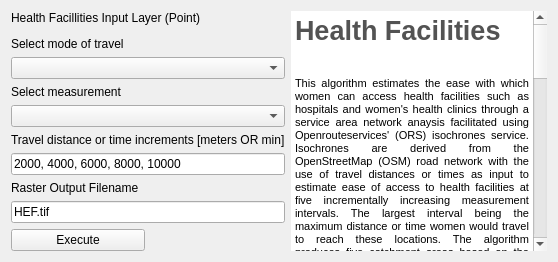
         <widget class="QWidget" name="tab_21">
          <attribute name="title">
           <string>Health Facilities</string>
          </attribute>
          <layout class="QGridLayout" name="gridLayout_13">
           <item row="0" column="0" colspan="2">
            <widget class="QLabel" name="label_76">
             <property name="maximumSize">
              <size>
               <width>16777215</width>
               <height>50</height>
              </size>
             </property>
             <property name="text">
              <string>Health Facillities Input Layer (Point)</string>
             </property>
            </widget>
           </item>
           <item row="0" column="2" rowspan="11">
            <widget class="QTextEdit" name="textEdit_15">
             <property name="enabled">
              <bool>true</bool>
             </property>
             <property name="frameShape">
              <enum>QFrame::NoFrame</enum>
             </property>
             <property name="readOnly">
              <bool>true</bool>
             </property>
             <property name="html">
              <string>&lt;!DOCTYPE HTML PUBLIC &quot;-//W3C//DTD HTML 4.0//EN&quot; &quot;http://www.w3.org/TR/REC-html40/strict.dtd&quot;&gt;
&lt;html&gt;&lt;head&gt;&lt;meta name=&quot;qrichtext&quot; content=&quot;1&quot; /&gt;&lt;style type=&quot;text/css&quot;&gt;
p, li { white-space: pre-wrap; }
&lt;/style&gt;&lt;/head&gt;&lt;body style=&quot; font-family:'MS Shell Dlg 2'; font-size:8.25pt; font-weight:400; font-style:normal;&quot;&gt;
&lt;p align=&quot;justify&quot; style=&quot; margin-top:0px; margin-bottom:0px; margin-left:0px; margin-right:0px; -qt-block-indent:0; text-indent:0px;&quot;&gt;&lt;span style=&quot; font-size:20pt; font-weight:600; color:#535353;&quot;&gt;Health Facilities&lt;/span&gt;&lt;/p&gt;
&lt;p align=&quot;justify&quot; style=&quot;-qt-paragraph-type:empty; margin-top:0px; margin-bottom:0px; margin-left:0px; margin-right:0px; -qt-block-indent:0; text-indent:0px; font-size:20pt; font-weight:600; color:#535353;&quot;&gt;&lt;br /&gt;&lt;/p&gt;
&lt;p align=&quot;justify&quot; style=&quot; margin-top:0px; margin-bottom:0px; margin-left:0px; margin-right:0px; -qt-block-indent:0; text-indent:0px;&quot;&gt;&lt;span style=&quot; font-size:8pt;&quot;&gt;This algorithm estimates the ease with which women can access health facilities such as hospitals and women's health clinics through a service area network anaysis facilitated using Openrouteservices' (ORS) isochrones service. Isochrones are derived from the OpenStreetMap (OSM) road network with the use of travel&lt;/span&gt;&lt;span style=&quot; font-size:7.8pt;&quot;&gt; &lt;/span&gt;&lt;span style=&quot; font-size:8pt;&quot;&gt;distances or times as input to estimate ease of access to health facilities at five incrementally increasing measurement intervals. The largest interval being the maximum distance or time women would travel to reach these locations. The algorithm produces five catchment areas based on the road network. A scoring system ranging from 5 to 1 is assigned to the catchment area polygons, reflecting the decreasing order of accessibility. Areas outside these catchment areas receive a score of zero.&lt;/span&gt;&lt;span style=&quot; font-size:7.8pt;&quot;&gt; &lt;/span&gt;&lt;/p&gt;
&lt;p style=&quot; margin-top:12px; margin-bottom:12px; margin-left:0px; margin-right:0px; -qt-block-indent:0; text-indent:0px;&quot;&gt;&lt;span style=&quot; font-size:8pt; font-weight:600;&quot;&gt;Input&lt;/span&gt;&lt;span style=&quot; font-size:8pt;&quot;&gt;: Point locations (.shp) of health facilities such as hospitals and women's health clinics.&lt;/span&gt;&lt;span style=&quot; font-size:7.8pt;&quot;&gt; &lt;/span&gt;&lt;/p&gt;
&lt;p style=&quot; margin-top:12px; margin-bottom:12px; margin-left:0px; margin-right:0px; -qt-block-indent:0; text-indent:0px;&quot;&gt;&lt;span style=&quot; font-size:8pt; font-weight:600;&quot;&gt;Travel mode&lt;/span&gt;&lt;span style=&quot; font-size:8pt;&quot;&gt;: The user can select walking or driving as a travel mode and it is recommended that the same travel mode should be selected for all accessibility factors. The default travel mode is walking due to its inclusive nature.&lt;/span&gt;&lt;span style=&quot; font-size:7.8pt;&quot;&gt; &lt;/span&gt;&lt;/p&gt;
&lt;p style=&quot; margin-top:12px; margin-bottom:12px; margin-left:0px; margin-right:0px; -qt-block-indent:0; text-indent:0px;&quot;&gt;&lt;span style=&quot; font-size:8pt; font-weight:600;&quot;&gt;Measurement&lt;/span&gt;&lt;span style=&quot; font-size:8pt;&quot;&gt;: The default measurement for travel is distance in meters which is most appropriate for walking. If driving is selected as travel mode, time in minutes is a more appropriate measurement. &lt;/span&gt;&lt;/p&gt;
&lt;p style=&quot; margin-top:12px; margin-bottom:12px; margin-left:0px; margin-right:0px; -qt-block-indent:0; text-indent:0px;&quot;&gt;&lt;span style=&quot; font-size:8pt; font-weight:600;&quot;&gt;Travel increments&lt;/span&gt;&lt;span style=&quot; font-size:8pt;&quot;&gt;: The travel increments for walking are loaded by default and based on evidence from literature. If evidence from the local context suggests alternative thresholds and increments are more appropriate, the user can alter these default values. If the selected travel mode is driving the equal measurement increments should be in minutes, and informed by the local context (for example, if the user knows that the maximum time that women spend driving is 30 minutes, the increment input would be 6, 12, 18, 24, 30). &lt;/span&gt;&lt;/p&gt;
&lt;p style=&quot; margin-top:12px; margin-bottom:12px; margin-left:0px; margin-right:0px; -qt-block-indent:0; text-indent:0px;&quot;&gt;&lt;span style=&quot; font-size:8pt; font-weight:600;&quot;&gt;Output&lt;/span&gt;&lt;span style=&quot; font-size:8pt;&quot;&gt;: A raster file containing values ranging from 0 to 5 is saved to the output directory. A value of 5 identifies areas that are within the catchment defined by the smallest travel increment for a health facility (i.e., the areas where access to health facilities for women is highest). A value of 0 indicates areas that are outside of the catchment defined by the maximum travel increment for health facilities (i.e., no health facilities are accessible to women from these areas).&lt;/span&gt;&lt;span style=&quot; font-size:7.8pt;&quot;&gt; &lt;/span&gt;&lt;/p&gt;
&lt;p align=&quot;center&quot; style=&quot; margin-top:12px; margin-bottom:12px; margin-left:0px; margin-right:0px; -qt-block-indent:0; text-indent:0px;&quot;&gt;&lt;span style=&quot; font-size:8pt; font-style:italic;&quot;&gt;Service Area Analysis is undertaken using the openrouteservice API and OpenStreetMap data. &lt;/span&gt;&lt;span style=&quot; font-family:'Calibri','sans-serif'; font-size:8pt; font-style:italic;&quot;&gt;© openrouteservice.org by HeiGIT | Road network data © OpenStreetMap contributors&lt;/span&gt;&lt;/p&gt;
&lt;p align=&quot;center&quot; style=&quot;-qt-paragraph-type:empty; margin-top:12px; margin-bottom:12px; margin-left:0px; margin-right:0px; -qt-block-indent:0; text-indent:0px; font-family:'Calibri','sans-serif'; font-size:8pt; font-style:italic;&quot;&gt;&lt;br /&gt;&lt;/p&gt;
&lt;p align=&quot;center&quot; style=&quot;-qt-paragraph-type:empty; margin-top:12px; margin-bottom:12px; margin-left:0px; margin-right:0px; -qt-block-indent:0; text-indent:0px; font-family:'Calibri','sans-serif'; font-size:8pt; font-style:italic;&quot;&gt;&lt;br /&gt;&lt;/p&gt;&lt;/body&gt;&lt;/html&gt;</string>
             </property>
            </widget>
           </item>
           <item row="1" column="0" colspan="2">
            <widget class="QgsFileWidget" name="HEA_Input_Field">
             <property name="maximumSize">
              <size>
               <width>16777215</width>
               <height>50</height>
              </size>
             </property>
            </widget>
           </item>
           <item row="2" column="0" colspan="2">
            <widget class="QLabel" name="label_28">
             <property name="maximumSize">
              <size>
               <width>16777215</width>
               <height>50</height>
              </size>
             </property>
             <property name="text">
              <string>Select mode of travel</string>
             </property>
            </widget>
           </item>
           <item row="3" column="0" colspan="2">
            <widget class="QComboBox" name="HEA_mode_CB"/>
           </item>
           <item row="4" column="0" colspan="2">
            <widget class="QLabel" name="label_33">
             <property name="maximumSize">
              <size>
               <width>16777215</width>
               <height>50</height>
              </size>
             </property>
             <property name="text">
              <string>Select measurement</string>
             </property>
            </widget>
           </item>
           <item row="5" column="0" colspan="2">
            <widget class="QComboBox" name="HEA_measurement_CB"/>
           </item>
           <item row="6" column="0" colspan="2">
            <widget class="QLabel" name="label_75">
             <property name="maximumSize">
              <size>
               <width>16777215</width>
               <height>50</height>
              </size>
             </property>
             <property name="text">
              <string>Travel distance or time increments [meters OR min]</string>
             </property>
            </widget>
           </item>
           <item row="7" column="0" colspan="2">
            <widget class="QgsFilterLineEdit" name="HEA_Ranges_Field">
             <property name="text">
              <string>2000, 4000, 6000, 8000, 10000</string>
             </property>
             <property name="qgisRelation" stdset="0">
              <string notr="true"/>
             </property>
            </widget>
           </item>
           <item row="8" column="0" colspan="2">
            <widget class="QLabel" name="label_74">
             <property name="maximumSize">
              <size>
               <width>16777215</width>
               <height>50</height>
              </size>
             </property>
             <property name="text">
              <string>Raster Output Filename</string>
             </property>
            </widget>
           </item>
           <item row="9" column="0" colspan="2">
            <widget class="QgsFilterLineEdit" name="HEA_Output_Field">
             <property name="text">
              <string>HEF.tif</string>
             </property>
             <property name="qgisRelation" stdset="0">
              <string notr="true"/>
             </property>
            </widget>
           </item>
           <item row="10" column="0">
            <widget class="QPushButton" name="HEA_Execute_PB">
             <property name="text">
              <string>Execute</string>
             </property>
            </widget>
           </item>
           <item row="10" column="1">
            <widget class="QLabel" name="HEA_status">
             <property name="text">
              <string/>
             </property>
            </widget>
           </item>
          </layout>
         </widget>
